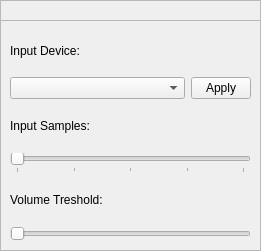
<?xml version="1.0" encoding="UTF-8"?>
<ui version="4.0">
 <class>AudioInSettings</class>
 <widget class="QFrame" name="AudioInSettings">
  <property name="geometry">
   <rect>
    <x>0</x>
    <y>0</y>
    <width>261</width>
    <height>251</height>
   </rect>
  </property>
  <property name="minimumSize">
   <size>
    <width>261</width>
    <height>251</height>
   </size>
  </property>
  <property name="sizeIncrement">
   <size>
    <width>10</width>
    <height>10</height>
   </size>
  </property>
  <property name="baseSize">
   <size>
    <width>201</width>
    <height>211</height>
   </size>
  </property>
  <property name="windowTitle">
   <string>Audio Input Settings</string>
  </property>
  <property name="windowIcon">
   <iconset resource="resources.qrc">
    <normaloff>:/icons/singoutstrong.ico</normaloff>:/icons/singoutstrong.ico</iconset>
  </property>
  <property name="frameShape">
   <enum>QFrame::StyledPanel</enum>
  </property>
  <property name="frameShadow">
   <enum>QFrame::Raised</enum>
  </property>
  <widget class="QFrame" name="content">
   <property name="geometry">
    <rect>
     <x>0</x>
     <y>20</y>
     <width>261</width>
     <height>231</height>
    </rect>
   </property>
   <property name="frameShape">
    <enum>QFrame::StyledPanel</enum>
   </property>
   <property name="frameShadow">
    <enum>QFrame::Raised</enum>
   </property>
   <layout class="QGridLayout" name="gridLayout">
    <item row="3" column="0" colspan="2">
     <widget class="QSlider" name="samplesSlider">
      <property name="minimum">
       <number>9</number>
      </property>
      <property name="maximum">
       <number>13</number>
      </property>
      <property name="pageStep">
       <number>1</number>
      </property>
      <property name="orientation">
       <enum>Qt::Horizontal</enum>
      </property>
      <property name="tickPosition">
       <enum>QSlider::TicksBelow</enum>
      </property>
      <property name="tickInterval">
       <number>1</number>
      </property>
     </widget>
    </item>
    <item row="4" column="0">
     <widget class="QLabel" name="volumeTresholdLabel">
      <property name="text">
       <string>Volume Treshold:</string>
      </property>
     </widget>
    </item>
    <item row="2" column="0">
     <widget class="QLabel" name="samplesLabel">
      <property name="text">
       <string>Input Samples:</string>
      </property>
     </widget>
    </item>
    <item row="0" column="0">
     <widget class="QLabel" name="deviceLabel">
      <property name="text">
       <string>Input Device:</string>
      </property>
     </widget>
    </item>
    <item row="1" column="0">
     <widget class="QComboBox" name="deviceBox"/>
    </item>
    <item row="5" column="0" colspan="2">
     <widget class="QSlider" name="volumeTresholdSlider">
      <property name="orientation">
       <enum>Qt::Horizontal</enum>
      </property>
     </widget>
    </item>
    <item row="1" column="1">
     <widget class="QPushButton" name="applyButton">
      <property name="maximumSize">
       <size>
        <width>60</width>
        <height>16777215</height>
       </size>
      </property>
      <property name="text">
       <string>Apply</string>
      </property>
     </widget>
    </item>
   </layout>
  </widget>
  <widget class="SoS::QtGui::WindowBar" name="windowBar">
   <property name="geometry">
    <rect>
     <x>0</x>
     <y>0</y>
     <width>261</width>
     <height>21</height>
    </rect>
   </property>
   <property name="frameShape">
    <enum>QFrame::StyledPanel</enum>
   </property>
   <property name="frameShadow">
    <enum>QFrame::Raised</enum>
   </property>
  </widget>
 </widget>
 <customwidgets>
  <customwidget>
   <class>SoS::QtGui::WindowBar</class>
   <extends>QFrame</extends>
   <header>windowbar.h</header>
   <container>1</container>
  </customwidget>
 </customwidgets>
 <resources>
  <include location="resources.qrc"/>
 </resources>
 <connections/>
</ui>
